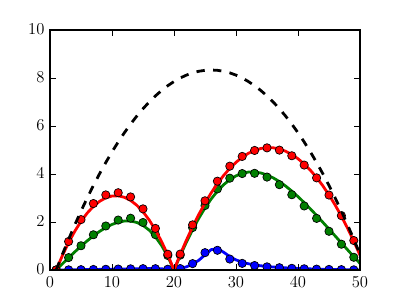

Reproduce this figure in Python.
import numpy as np
import matplotlib.pyplot as plt


fig = plt.figure(0,figsize=(4,3))
font = {'family' : 'sans-serif',
        'serif'  : 'Helvetica',
        'weight' : 'normal',
        'size'   : 12 }
plt.rc('lines', lw=2)
plt.rc('font', **font)

def integral_xy_var(i, N, T):
    mu = (N+1)/2.0
    mean_z = np.cosh((mu-i)/T)/np.sinh((mu-i)/T)-T/(mu-i)
    var_z = -(1.0/np.sinh((mu-i)/T))**2+(T/(mu-i))**2
    second_moment_z = var_z + mean_z*mean_z
    integral_xy_var = 1 - second_moment_z
    return integral_xy_var

def xy_var(m, n, N, T):
    x = np.linspace(0,N,N)
    integral = integral_xy_var(x,N,T)
    xy_var = sum(integral[m:n])
    return xy_var

def z_var(m, n, N, T):
    mu = (N+1)/2.0
    z_var = T*((np.cosh((n-mu)/T)/np.sinh((n-mu)/T)-1.0/((n-mu)/T))-(np.cosh((m-mu)/T)/np.sinh((m-mu)/T)-1.0/((m-mu)/T)))
    return z_var

N = 50
centromere_location = 19
x = np.linspace(1,N,N)
var_z = np.zeros(N)
var_xy = np.zeros(N)
for T in [1,10,50]:
    for i in range(N):
        if i<centromere_location:
            v0s = z_var(0,i,N,T)
            vst = z_var(i,centromere_location,N,T)
            v0t = v0s + vst
            var_z[i] = 2*v0s*vst/v0t
            #v0s = xy_var(0,i,N,T)
            #vst = xy_var(i,centromere_location,N,T)
            #v0t = v0s + vst
            #var_xy[i] = v0s*vst/v0t
        else:
            v0s = z_var(centromere_location,i,N,T)
            vst = z_var(i,N,N,T)
            v0t = v0s + vst
            var_z[i] = 2*v0s*vst/v0t
            #v0s = xy_var(centromere_location,i,N,T)
            #vst = xy_var(i,N,N,T)
            #v0t = v0s + vst
            #var_xy[i] = v0s*vst/v0t
    line, = plt.plot(x,var_z)
    filename = 'MD_N98_T'+str(T)+'_pseudo_xyz_varxyz.dat'
    data = np.loadtxt(filename)
    plt.plot(x[::2],data[3,::2],line.get_color()+'o')
T = 5000
for i in range(N):
    v0s = z_var(0,i,N,T)
    vst = z_var(i,N,N,T)
    v0t = v0s + vst
    var_z[i] = 2.0*v0s*vst/v0t
plt.plot(x,var_z,'k--')
plt.ylim([0,10])

fig.savefig('fig4.pdf')
fig.show()
